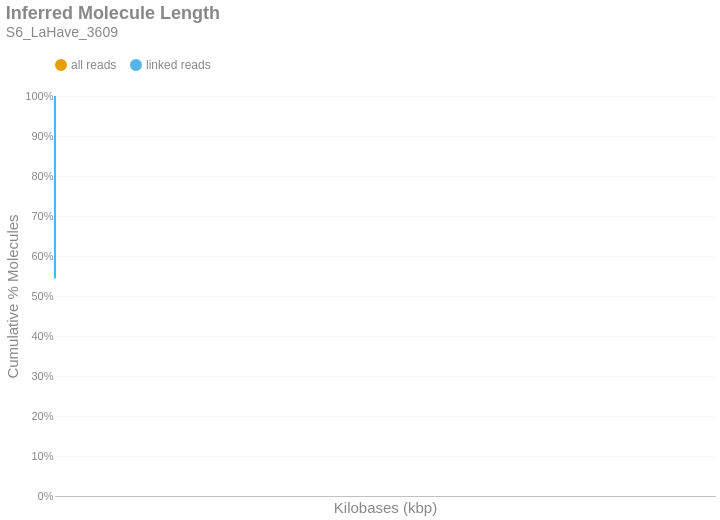

Here is the notebook cell this chart was saved with:
### Markdown cell above
### Inferred Molecule Length
This is the cumulative frequency distribution of molecule lengths inferred from the first and last alignment positions along a contig for all alignments associated with a single linked-read barcode on a given contig.There are two distributions: one with `all` the alignments (yellow) and another with only `linked reads` (blue). The percent of molecules in the `linked reads` distribution is relative to the total number of linked molecules.

### Code cell
if SKIPLR:
    print_html(f"Skipped")
else:
    binned_df = consolidated_hist(valids['length_inferred']/1000, mask, 10, True)
    binned_df = binned_df.with_columns(
        pl.when(pl.col('bin').cast(pl.Utf8) == '0').then(pl.lit('1')).otherwise(pl.col('bin').cast(pl.Utf8)).alias('bin')
    )
    with SafeRender(binned_df):
        (
            density_plot(binned_df, 'Inferred Molecule Length', samplename, 'inferredlen')
            .transform_calculate(bin_kb='datum.bin / 1000')
            .encode(
                x=alt.X('bin_kb:Q', title="Kilobases (kbp)").scale(type='log', padding=0).axis(labelAngle=-40),
                y=alt.Y('value:Q', title='Cumulative % Molecules')
                    .axis(format='%')
                    .stack(False)
                    .scale(domainMin=0, domainMax=1,padding=0),
                color=alt.Color("key:N").scale(domain = ["all reads", "linked reads"]),
                tooltip = [
                    alt.Tooltip("key:N", title = "Data Type"),
                    alt.Tooltip("range_label:N", title="Kilobases"),
                    alt.Tooltip("value:Q", format = ".2%", title="% Molecules (Cum.)")
                ]
            )
        ).display()

### Figure 1 — Vega-Lite specification as saved in the notebook (floating-point values rounded to 4 significant figures; data arrays with more than 128 entries replaced by an {"elided": "..."} marker saying what was removed)
{"width": "container", "height": 400, "config": {"title": {"anchor": "start", "dy": -15, "fontSize": 18, "color": "#888888", "subtitleColor": "#888888", "subtitleFontSize": 14}, "arc": {"fill": "#0072B2"}, "axis": {"domainColor": "#888888", "domainWidth": 0.5, "gridWidth": 0.2, "grid": false, "titleFontWeight": 400, "titleFontSize": 15, "labelFontSize": 11, "labelColor": "#888888", "tickColor": "#888888", "tickWidth": 0.2, "titleColor": "#888888"}, "axisBand": {"grid": false}, "axisX": {"grid": true, "tickSize": 10, "domainCap": "round"}, "axisY": {"domain": false, "grid": true, "tickSize": 0, "domainCap": "round"}, "background": "transparent", "header": {"labelFontSize": 15, "labelColor": "#888888", "titleFontSize": 15, "titleFontWeight": 600, "titleColor": "#888888"}, "legend": {"labelFont": "sans-serif", "labelFontSize": 12, "labelColor": "#888888", "symbolSize": 100, "symbolType": "circle", "titleFontSize": 12, "titlePadding": 10, "titleColor": "#888888", "title": null, "orient": "top"}, "range": {"category": ["#E69F00", "#56B4E9", "#009E73", "#F0E442", "#0072B2", "#D55E00", "#CC79A7", "#000000"], "diverging": ["#cfe8f3", "#a2d4ec", "#73bfe2", "#46abdb", "#1696d2", "#12719e"]}, "area": {"fill": "#0072B2", "fillOpacity": 0.7, "line": true, "strokeOpacity": 0.7}, "line": {"color": "#0072B2", "stroke": "#0072B2", "strokeWidth": 2}, "trail": {"color": "#0072B2", "stroke": "#0072B2", "strokeWidth": 0, "size": 1}, "point": {"filled": true, "fillOpacity": 1.0, "size": 95}, "text": {"color": "#888888", "fontSize": 11, "align": "right", "fontWeight": 400, "size": 11}, "bar": {"fill": "#0072B2", "stroke": null}, "view": {"stroke": null, "continuousWidth": 660, "continuousHeight": 400}}, "data": {"name": "data-25625c401a4454d8b48f2302de5fd4f4"}, "mark": {"type": "line", "interpolate": "monotone", "point": {"opacity": 0, "size": 275}}, "encoding": {"color": {"field": "key", "scale": {"domain": ["all reads", "linked reads"]}, "type": "nominal"}, "tooltip": [{"field": "key", "title": "Data Type", "type": "nominal"}, {"field": "range_label", "title": "Kilobases", "type": "nominal"}, {"field": "value", "format": ".2%", "title": "% Molecules (Cum.)", "type": "quantitative"}], "x": {"axis": {"labelAngle": -40}, "field": "bin_kb", "scale": {"type": "log", "padding": 0}, "title": "Kilobases (kbp)", "type": "quantitative"}, "y": {"axis": {"format": "%"}, "field": "value", "scale": {"domainMin": 0, "domainMax": 1, "padding": 0}, "stack": false, "title": "Cumulative % Molecules", "type": "quantitative"}}, "params": [{"name": "param_c36ac31b6afebe62", "select": {"type": "point", "fields": ["key"]}, "bind": "legend"}], "title": {"text": "Inferred Molecule Length", "subtitle": "S6_LaHave_3609"}, "transform": [{"fold": ["all reads (cumsum)", "linked reads (cumsum)"]}, {"calculate": "replace(datum.key, ' (cumsum)', '')", "as": "key"}, {"filter": {"param": "param_c36ac31b6afebe62"}}, {"calculate": "datum.bin / 1000", "as": "bin_kb"}], "usermeta": {"embedOptions": {"downloadFileName": "S6_LaHave_3609.inferredlen"}}, "$schema": "https://vega.github.io/schema/vega-lite/v6.1.0.json", "datasets": {"data-25625c401a4454d8b48f2302de5fd4f4": {"elided": "785 records"}}}
